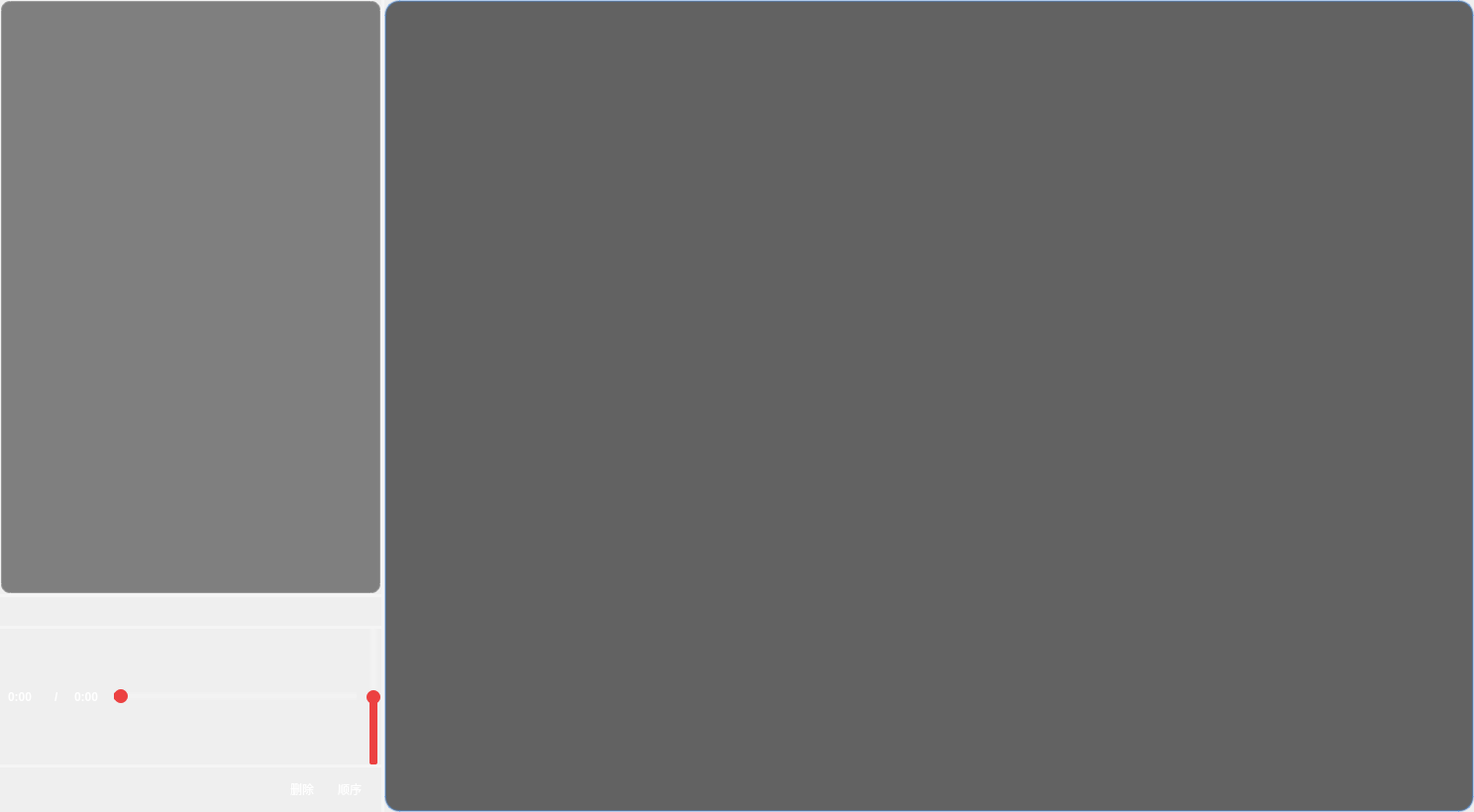
<?xml version="1.0" encoding="UTF-8"?>
<ui version="4.0">
 <class>rsh::MusicPlayer</class>
 <widget class="QWidget" name="rsh::MusicPlayer">
  <property name="geometry">
   <rect>
    <x>0</x>
    <y>0</y>
    <width>1488</width>
    <height>820</height>
   </rect>
  </property>
  <property name="sizePolicy">
   <sizepolicy hsizetype="Expanding" vsizetype="Expanding">
    <horstretch>0</horstretch>
    <verstretch>0</verstretch>
   </sizepolicy>
  </property>
  <property name="font">
   <font>
    <family>Microsoft YaHei UI</family>
   </font>
  </property>
  <property name="windowTitle">
   <string>MusicPlayer</string>
  </property>
  <property name="windowIcon">
   <iconset resource="res.qrc">
    <normaloff>:/images/app_icon.ico</normaloff>:/images/app_icon.ico</iconset>
  </property>
  <property name="styleSheet">
   <string notr="true">QWidget
{
	background-image: url(:/images/background.png);
	color: white;
	font-family: &quot;Microsoft YaHei UI&quot;, &quot;幼圆&quot;;
}



/* 按钮样式 - 透明背景以继承父组件背景 */
QPushButton {
	background: transparent;
	border: none;
	border-radius: 8px;
	padding: 5px;
}

QPushButton:hover {
	background: rgba(255, 255, 255, 0.15);
	border-radius: 8px;
	border: 1px solid rgba(255, 255, 255, 0.3);
}

QPushButton:pressed {
	background: rgba(255, 255, 255, 0.3);
	border-radius: 8px;
	border: 2px solid rgba(74, 144, 226, 0.6);
}

QSlider::groove:horizontal {
	border: none;
	height: 4px;
	background: rgba(255, 255, 255, 0.15);
	margin: 2px 0;
	border-radius: 2px;
}

QSlider::handle:horizontal {
	background: #EC4141;
	border: none;
	width: 14px;
	height: 14px;
	margin: -5px 0;
	border-radius: 7px;
}

QSlider::handle:horizontal:hover {
	background: #FF5555;
	width: 16px;
	height: 16px;
	margin: -6px 0;
	border-radius: 8px;
	border: 2px solid rgba(236, 65, 65, 0.3);
}

QSlider::handle:horizontal:pressed {
	background: #D63031;
	width: 12px;
	height: 12px;
	margin: -4px 0;
	border-radius: 6px;
}

QSlider::sub-page:horizontal {
	background: #EC4141;
	border-radius: 2px;
}

QSlider::add-page:horizontal {
	background: rgba(255, 255, 255, 0.15);
	border-radius: 2px;
}

QSlider::groove:vertical {
	border: none;
	width: 4px;
	background: rgba(255, 255, 255, 0.15);
	margin: 0 2px;
	border-radius: 2px;
}

QSlider::handle:vertical {
	background: #EC4141;
	border: none;
	height: 14px;
	width: 14px;
	margin: 0 -5px;
	border-radius: 7px;
}

QSlider::handle:vertical:hover {
	background: #FF5555;
	height: 16px;
	width: 16px;
	margin: 0 -6px;
	border-radius: 8px;
	border: 2px solid rgba(236, 65, 65, 0.3);
}

QSlider::handle:vertical:pressed {
	background: #D63031;
	height: 12px;
	width: 12px;
	margin: 0 -4px;
	border-radius: 6px;
}

QSlider::sub-page:vertical {
	background: rgba(255, 255, 255, 0.15);
	border-radius: 2px;
}

QSlider::add-page:vertical {
	background: #EC4141;
	border-radius: 2px;
}

/* 列��视图样式 */
QListView {
	background: rgba(0, 0, 0, 120);
	border: 2px solid rgba(255, 255, 255, 50);
	border-radius: 10px;
	color: white;
	selection-background-color: rgba(74, 144, 226, 180);
	outline: none;
	padding: 5px;
}

QListView::item {
	padding: 8px;
	border-bottom: 1px solid rgba(255, 255, 255, 30);
	border-radius: 5px;
	margin: 2px;
}

QListView::item:selected {
	background: rgba(74, 144, 226, 200);
	color: white;
}

QListView::item:hover {
	background: rgba(255, 255, 255, 50);
}

/* 标签样式 */
QLabel {
	color: white;
	font-weight: bold;
	background: transparent;
	padding: 2px;
}

/* 分割器样式 */
QSplitter::handle {
	background: rgba(255, 255, 255, 100);
	border-radius: 2px;
}

QSplitter::handle:horizontal {
	width: 3px;
}

QSplitter::handle:vertical {
	height: 3px;
}

QListView#lrclist {
	background: rgba(0, 0, 0, 150);
	border: 2px solid rgba(74, 144, 226, 100);
	border-radius: 15px;
	color: white;
	selection-background-color: rgba(74, 144, 226, 200);
	outline: none;
	padding: 15px;
	font-size: 13px;
	line-height: 1.6;
}

QListView#lrclist::item {
	padding: 12px 8px;
	border: none;
	border-radius: 8px;
	margin: 2px 0px;
	background: transparent;
	color: rgba(255, 255, 255, 180);
	text-align: center;
}

QListView#lrclist::item:hover {
	background: rgba(255, 255, 255, 20);
	color: rgba(255, 255, 255, 220);
}

QListView#lrclist::item:selected {
	background: rgba(74, 144, 226, 120);
	color: white;
	font-weight: bold;
}

QScrollBar:vertical {
	background: rgba(0, 0, 0, 80);
	width: 8px;
	border-radius: 4px;
	margin: 0px;
}

QScrollBar::handle:vertical {
	background: rgba(74, 144, 226, 150);
	border-radius: 4px;
	min-height: 20px;
}

QScrollBar::handle:vertical:hover {
	background: rgba(74, 144, 226, 200);
}

QScrollBar::add-line:vertical,
QScrollBar::sub-line:vertical {
	height: 0px;
	background: none;
}

QScrollBar::add-page:vertical,
QScrollBar::sub-page:vertical {
	background: none;
}
</string>
  </property>
  <layout class="QVBoxLayout" name="mainLayout">
   <property name="spacing">
    <number>0</number>
   </property>
   <property name="leftMargin">
    <number>0</number>
   </property>
   <property name="topMargin">
    <number>0</number>
   </property>
   <property name="rightMargin">
    <number>0</number>
   </property>
   <property name="bottomMargin">
    <number>0</number>
   </property>
   <item>
    <widget class="QSplitter" name="splitter_2">
     <property name="orientation">
      <enum>Qt::Orientation::Horizontal</enum>
     </property>
     <widget class="QSplitter" name="splitter">
      <property name="styleSheet">
       <string notr="true">background:transparent</string>
      </property>
      <property name="orientation">
       <enum>Qt::Orientation::Vertical</enum>
      </property>
      <widget class="QListView" name="musiclist">
       <property name="minimumSize">
        <size>
         <width>0</width>
         <height>600</height>
        </size>
       </property>
       <property name="styleSheet">
        <string notr="true">/* 列表视图样式 */
QListView {
	background: rgba(0, 0, 0, 120);
	border: 2px solid rgba(255, 255, 255, 50);
	border-radius: 10px;
	color: white;
	selection-background-color: rgba(74, 144, 226, 180);
	outline: none;
	padding: 5px;
}

QListView::item {
	padding: 8px;
	border-bottom: 1px solid rgba(255, 255, 255, 30);
	border-radius: 5px;
	margin: 2px;
}

QListView::item:selected {
	background: rgba(74, 144, 226, 200);
	color: white;
}

QListView::item:hover {
	background: rgba(255, 255, 255, 50);
}
</string>
       </property>
       <property name="editTriggers">
        <set>QAbstractItemView::EditTrigger::NoEditTriggers</set>
       </property>
      </widget>
      <widget class="QLabel" name="songName">
       <property name="styleSheet">
        <string notr="true">/* 标签样式 */
QLabel {
	color: black;
	font-weight: bold;
	background: transparent;
	padding: 2px;
}</string>
       </property>
       <property name="text">
        <string/>
       </property>
       <property name="alignment">
        <set>Qt::AlignmentFlag::AlignCenter</set>
       </property>
      </widget>
      <widget class="QWidget" name="layoutWidget">
       <layout class="QHBoxLayout" name="horizontalLayout_2">
        <property name="spacing">
         <number>10</number>
        </property>
        <item>
         <widget class="QLabel" name="now">
          <property name="minimumSize">
           <size>
            <width>40</width>
            <height>0</height>
           </size>
          </property>
          <property name="maximumSize">
           <size>
            <width>40</width>
            <height>16777215</height>
           </size>
          </property>
          <property name="styleSheet">
           <string notr="true"/>
          </property>
          <property name="text">
           <string>0:00</string>
          </property>
          <property name="alignment">
           <set>Qt::AlignmentFlag::AlignCenter</set>
          </property>
         </widget>
        </item>
        <item>
         <widget class="QLabel" name="xiegang">
          <property name="minimumSize">
           <size>
            <width>10</width>
            <height>0</height>
           </size>
          </property>
          <property name="maximumSize">
           <size>
            <width>10</width>
            <height>16777215</height>
           </size>
          </property>
          <property name="styleSheet">
           <string notr="true"/>
          </property>
          <property name="text">
           <string>/</string>
          </property>
         </widget>
        </item>
        <item>
         <widget class="QLabel" name="full">
          <property name="styleSheet">
           <string notr="true"/>
          </property>
          <property name="text">
           <string>0:00</string>
          </property>
         </widget>
        </item>
        <item>
         <widget class="QSlider" name="bofangtiao">
          <property name="styleSheet">
           <string notr="true"/>
          </property>
          <property name="orientation">
           <enum>Qt::Orientation::Horizontal</enum>
          </property>
          <property name="invertedAppearance">
           <bool>false</bool>
          </property>
         </widget>
        </item>
        <item>
         <widget class="QSlider" name="voice">
          <property name="maximum">
           <number>100</number>
          </property>
          <property name="value">
           <number>50</number>
          </property>
          <property name="orientation">
           <enum>Qt::Orientation::Vertical</enum>
          </property>
         </widget>
        </item>
       </layout>
      </widget>
      <widget class="QWidget" name="layoutWidget">
       <property name="enabled">
        <bool>true</bool>
       </property>
       <property name="contextMenuPolicy">
        <enum>Qt::ContextMenuPolicy::DefaultContextMenu</enum>
       </property>
       <layout class="QHBoxLayout" name="horizontalLayout">
        <item>
         <widget class="QPushButton" name="dirBtn">
          <property name="sizePolicy">
           <sizepolicy hsizetype="Fixed" vsizetype="Fixed">
            <horstretch>0</horstretch>
            <verstretch>0</verstretch>
           </sizepolicy>
          </property>
          <property name="minimumSize">
           <size>
            <width>0</width>
            <height>0</height>
           </size>
          </property>
          <property name="styleSheet">
           <string notr="true"/>
          </property>
          <property name="text">
           <string/>
          </property>
          <property name="icon">
           <iconset resource="res.qrc">
            <normaloff>:/images/dir.png</normaloff>:/images/dir.png</iconset>
          </property>
          <property name="iconSize">
           <size>
            <width>45</width>
            <height>45</height>
           </size>
          </property>
         </widget>
        </item>
        <item>
         <widget class="QPushButton" name="preBtn">
          <property name="sizePolicy">
           <sizepolicy hsizetype="Fixed" vsizetype="Fixed">
            <horstretch>0</horstretch>
            <verstretch>0</verstretch>
           </sizepolicy>
          </property>
          <property name="styleSheet">
           <string notr="true"/>
          </property>
          <property name="text">
           <string/>
          </property>
          <property name="icon">
           <iconset resource="res.qrc">
            <normaloff>:/images/prew.png</normaloff>:/images/prew.png</iconset>
          </property>
          <property name="iconSize">
           <size>
            <width>45</width>
            <height>45</height>
           </size>
          </property>
         </widget>
        </item>
        <item>
         <widget class="QPushButton" name="startBtn">
          <property name="sizePolicy">
           <sizepolicy hsizetype="Fixed" vsizetype="Fixed">
            <horstretch>0</horstretch>
            <verstretch>0</verstretch>
           </sizepolicy>
          </property>
          <property name="styleSheet">
           <string notr="true"/>
          </property>
          <property name="text">
           <string/>
          </property>
          <property name="icon">
           <iconset resource="res.qrc">
            <normaloff>:/images/pause.png</normaloff>:/images/pause.png</iconset>
          </property>
          <property name="iconSize">
           <size>
            <width>45</width>
            <height>45</height>
           </size>
          </property>
         </widget>
        </item>
        <item>
         <widget class="QPushButton" name="nextBtn">
          <property name="sizePolicy">
           <sizepolicy hsizetype="Fixed" vsizetype="Fixed">
            <horstretch>0</horstretch>
            <verstretch>0</verstretch>
           </sizepolicy>
          </property>
          <property name="autoFillBackground">
           <bool>false</bool>
          </property>
          <property name="styleSheet">
           <string notr="true"/>
          </property>
          <property name="text">
           <string/>
          </property>
          <property name="icon">
           <iconset resource="res.qrc">
            <normaloff>:/images/next.png</normaloff>:/images/next.png</iconset>
          </property>
          <property name="iconSize">
           <size>
            <width>45</width>
            <height>45</height>
           </size>
          </property>
          <property name="autoDefault">
           <bool>false</bool>
          </property>
         </widget>
        </item>
        <item>
         <widget class="QPushButton" name="voiBtn">
          <property name="sizePolicy">
           <sizepolicy hsizetype="Fixed" vsizetype="Fixed">
            <horstretch>0</horstretch>
            <verstretch>0</verstretch>
           </sizepolicy>
          </property>
          <property name="styleSheet">
           <string notr="true"/>
          </property>
          <property name="text">
           <string/>
          </property>
          <property name="icon">
           <iconset resource="res.qrc">
            <normaloff>:/images/voice.png</normaloff>:/images/voice.png</iconset>
          </property>
          <property name="iconSize">
           <size>
            <width>45</width>
            <height>45</height>
           </size>
          </property>
         </widget>
        </item>
        <item>
         <widget class="QPushButton" name="deleteBtn">
          <property name="sizePolicy">
           <sizepolicy hsizetype="Fixed" vsizetype="Fixed">
            <horstretch>0</horstretch>
            <verstretch>0</verstretch>
           </sizepolicy>
          </property>
          <property name="styleSheet">
           <string notr="true"/>
          </property>
          <property name="text">
           <string>删除</string>
          </property>
          <property name="iconSize">
           <size>
            <width>45</width>
            <height>45</height>
           </size>
          </property>
         </widget>
        </item>
        <item>
         <widget class="QPushButton" name="modeBtn">
          <property name="sizePolicy">
           <sizepolicy hsizetype="Fixed" vsizetype="Fixed">
            <horstretch>0</horstretch>
            <verstretch>0</verstretch>
           </sizepolicy>
          </property>
          <property name="styleSheet">
           <string notr="true"/>
          </property>
          <property name="text">
           <string>顺序</string>
          </property>
          <property name="iconSize">
           <size>
            <width>45</width>
            <height>45</height>
           </size>
          </property>
         </widget>
        </item>
       </layout>
      </widget>
     </widget>
     <widget class="QListView" name="lrclist">
      <property name="enabled">
       <bool>true</bool>
      </property>
      <property name="minimumSize">
       <size>
        <width>1100</width>
        <height>820</height>
       </size>
      </property>
      <property name="contextMenuPolicy">
       <enum>Qt::ContextMenuPolicy::DefaultContextMenu</enum>
      </property>
      <property name="styleSheet">
       <string notr="true">/* 歌词列表视图优化样式 */
QListView {
	background: rgba(0, 0, 0, 150);
	border: 2px solid rgba(74, 144, 226, 100);
	border-radius: 15px;
	color: white;
	selection-background-color: rgba(74, 144, 226, 200);
	outline: none;
	padding: 15px;
	font-size: 13px;
	line-height: 1.6;
}

QListView::item {
	padding: 12px 8px;
	border: none;
	border-radius: 8px;
	margin: 2px 0px;
	background: transparent;
	color: rgba(255, 255, 255, 180);
	text-align: center;
}

QListView::item:hover {
	background: rgba(255, 255, 255, 20);
	color: rgba(255, 255, 255, 220);
}

QListView::item:selected {
	background: rgba(74, 144, 226, 120);
	color: white;
	font-weight: bold;
}

/* 滚动条美化 */
QScrollBar:vertical {
	background: rgba(0, 0, 0, 80);
	width: 8px;
	border-radius: 4px;
	margin: 0px;
}

QScrollBar::handle:vertical {
	background: rgba(74, 144, 226, 150);
	border-radius: 4px;
	min-height: 20px;
}

QScrollBar::handle:vertical:hover {
	background: rgba(74, 144, 226, 200);
}

QScrollBar::add-line:vertical,
QScrollBar::sub-line:vertical {
	height: 0px;
	background: none;
}

QScrollBar::add-page:vertical,
QScrollBar::sub-page:vertical {
	background: none;
}
</string>
      </property>
      <property name="editTriggers">
       <set>QAbstractItemView::EditTrigger::NoEditTriggers</set>
      </property>
      <property name="tabKeyNavigation">
       <bool>true</bool>
      </property>
      <property name="showDropIndicator" stdset="0">
       <bool>false</bool>
      </property>
      <property name="movement">
       <enum>QListView::Movement::Snap</enum>
      </property>
      <property name="viewMode">
       <enum>QListView::ViewMode::ListMode</enum>
      </property>
      <property name="itemAlignment">
       <set>Qt::AlignmentFlag::AlignCenter</set>
      </property>
     </widget>
    </widget>
   </item>
  </layout>
 </widget>
 <resources>
  <include location="res.qrc"/>
 </resources>
 <connections>
  <connection>
   <sender>musiclist</sender>
   <signal>doubleClicked(QModelIndex)</signal>
   <receiver>rsh::MusicPlayer</receiver>
   <slot>musicName_clicked(QModelIndex)</slot>
   <hints>
    <hint type="sourcelabel">
     <x>231</x>
     <y>132</y>
    </hint>
    <hint type="destinationlabel">
     <x>550</x>
     <y>241</y>
    </hint>
   </hints>
  </connection>
  <connection>
   <sender>bofangtiao</sender>
   <signal>sliderReleased()</signal>
   <receiver>rsh::MusicPlayer</receiver>
   <slot>Audio_release()</slot>
   <hints>
    <hint type="sourcelabel">
     <x>423</x>
     <y>563</y>
    </hint>
    <hint type="destinationlabel">
     <x>459</x>
     <y>241</y>
    </hint>
   </hints>
  </connection>
  <connection>
   <sender>bofangtiao</sender>
   <signal>valueChanged(int)</signal>
   <receiver>rsh::MusicPlayer</receiver>
   <slot>Audio_valueChanged(int)</slot>
   <hints>
    <hint type="sourcelabel">
     <x>315</x>
     <y>563</y>
    </hint>
    <hint type="destinationlabel">
     <x>135</x>
     <y>241</y>
    </hint>
   </hints>
  </connection>
  <connection>
   <sender>bofangtiao</sender>
   <signal>sliderPressed()</signal>
   <receiver>rsh::MusicPlayer</receiver>
   <slot>Audio_pressed()</slot>
   <hints>
    <hint type="sourcelabel">
     <x>377</x>
     <y>563</y>
    </hint>
    <hint type="destinationlabel">
     <x>550</x>
     <y>241</y>
    </hint>
   </hints>
  </connection>
  <connection>
   <sender>voiBtn</sender>
   <signal>clicked()</signal>
   <receiver>rsh::MusicPlayer</receiver>
   <slot>VoiceBtn_clicked()</slot>
   <hints>
    <hint type="sourcelabel">
     <x>795</x>
     <y>693</y>
    </hint>
    <hint type="destinationlabel">
     <x>550</x>
     <y>241</y>
    </hint>
   </hints>
  </connection>
  <connection>
   <sender>startBtn</sender>
   <signal>clicked()</signal>
   <receiver>rsh::MusicPlayer</receiver>
   <slot>StartBtn_clicked()</slot>
   <hints>
    <hint type="sourcelabel">
     <x>477</x>
     <y>693</y>
    </hint>
    <hint type="destinationlabel">
     <x>349</x>
     <y>241</y>
    </hint>
   </hints>
  </connection>
  <connection>
   <sender>voice</sender>
   <signal>valueChanged(int)</signal>
   <receiver>rsh::MusicPlayer</receiver>
   <slot>Voice_valueChanged(int)</slot>
   <hints>
    <hint type="sourcelabel">
     <x>954</x>
     <y>607</y>
    </hint>
    <hint type="destinationlabel">
     <x>550</x>
     <y>241</y>
    </hint>
   </hints>
  </connection>
  <connection>
   <sender>nextBtn</sender>
   <signal>clicked()</signal>
   <receiver>rsh::MusicPlayer</receiver>
   <slot>NextBtn_clicked()</slot>
   <hints>
    <hint type="sourcelabel">
     <x>636</x>
     <y>693</y>
    </hint>
    <hint type="destinationlabel">
     <x>550</x>
     <y>241</y>
    </hint>
   </hints>
  </connection>
  <connection>
   <sender>preBtn</sender>
   <signal>clicked()</signal>
   <receiver>rsh::MusicPlayer</receiver>
   <slot>PrewBtn_clicked()</slot>
   <hints>
    <hint type="sourcelabel">
     <x>334</x>
     <y>693</y>
    </hint>
    <hint type="destinationlabel">
     <x>421</x>
     <y>241</y>
    </hint>
   </hints>
  </connection>
  <connection>
   <sender>dirBtn</sender>
   <signal>clicked()</signal>
   <receiver>rsh::MusicPlayer</receiver>
   <slot>DirBtn_clicked()</slot>
   <hints>
    <hint type="sourcelabel">
     <x>59</x>
     <y>693</y>
    </hint>
    <hint type="destinationlabel">
     <x>130</x>
     <y>241</y>
    </hint>
   </hints>
  </connection>
  <connection>
   <sender>lrclist</sender>
   <signal>clicked(QModelIndex)</signal>
   <receiver>rsh::MusicPlayer</receiver>
   <slot>musicName_clicked(QModelIndex)</slot>
   <hints>
    <hint type="sourcelabel">
     <x>1020</x>
     <y>241</y>
    </hint>
    <hint type="destinationlabel">
     <x>550</x>
     <y>241</y>
    </hint>
   </hints>
  </connection>
  <connection>
   <sender>lrclist</sender>
   <signal>clicked(QModelIndex)</signal>
   <receiver>rsh::MusicPlayer</receiver>
   <slot>Lrc_clicked(QModelIndex)</slot>
   <hints>
    <hint type="sourcelabel">
     <x>973</x>
     <y>521</y>
    </hint>
    <hint type="destinationlabel">
     <x>520</x>
     <y>581</y>
    </hint>
   </hints>
  </connection>
  <connection>
   <sender>deleteBtn</sender>
   <signal>clicked()</signal>
   <receiver>rsh::MusicPlayer</receiver>
   <slot>DeleteBtn_clicked()</slot>
   <hints>
    <hint type="sourcelabel">
     <x>850</x>
     <y>693</y>
    </hint>
    <hint type="destinationlabel">
     <x>550</x>
     <y>241</y>
    </hint>
   </hints>
  </connection>
  <connection>
   <sender>modeBtn</sender>
   <signal>clicked()</signal>
   <receiver>rsh::MusicPlayer</receiver>
   <slot>ModeBtn_clicked()</slot>
   <hints>
    <hint type="sourcelabel">
     <x>900</x>
     <y>693</y>
    </hint>
    <hint type="destinationlabel">
     <x>550</x>
     <y>241</y>
    </hint>
   </hints>
  </connection>
 </connections>
 <slots>
  <slot>DirBtn_clicked()</slot>
  <slot>musicName_clicked(QModelIndex)</slot>
  <slot>StartBtn_clicked()</slot>
  <slot>PauseBtn_clicked()</slot>
  <slot>PrewBtn_clicked()</slot>
  <slot>NextBtn_clicked()</slot>
  <slot>VoiceBtn_clicked()</slot>
  <slot>Audio_release()</slot>
  <slot>Audio_pressed()</slot>
  <slot>Audio_valueChanged(int)</slot>
  <slot>Voice_valueChanged(int)</slot>
  <slot>Lrc_clicked(QModelIndex)</slot>
  <slot>DeleteBtn_clicked()</slot>
  <slot>ModeBtn_clicked()</slot>
 </slots>
</ui>
